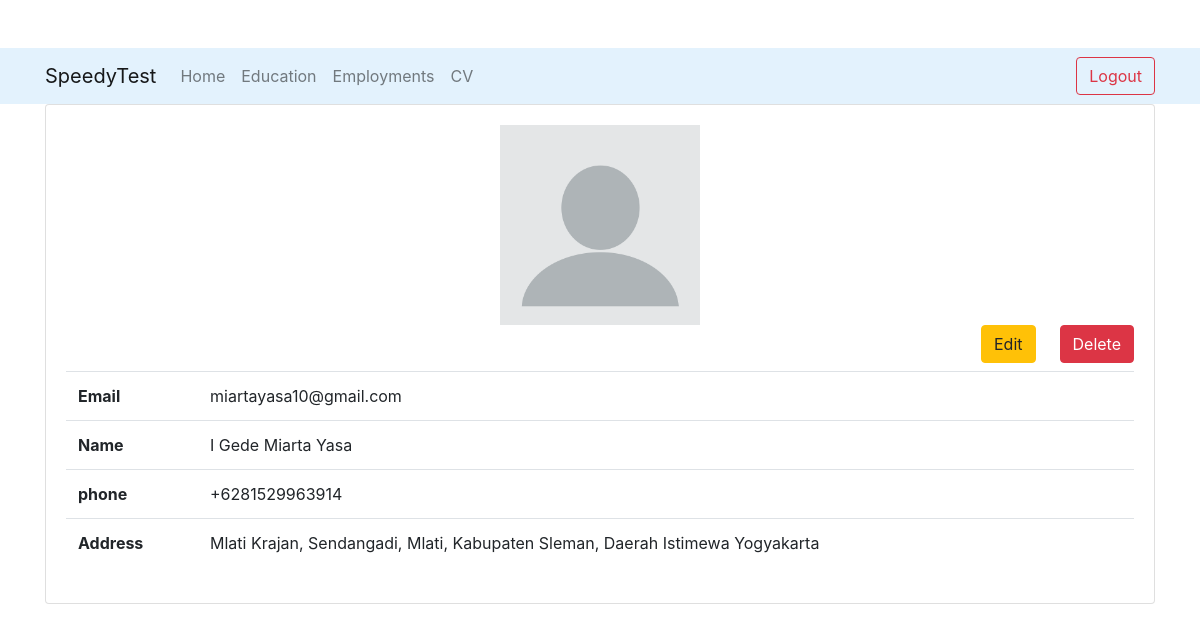
Screenshot of /public/home (signed in) with the database file from the repository.
### tables this page shows
CREATE TABLE `users` (
  `id` int(11) NOT NULL,
  `email` varchar(255) NOT NULL,
  `password` varchar(225) NOT NULL,
  `name` varchar(255) NOT NULL,
  `address` varchar(255) NOT NULL,
  `phone` varchar(15) NOT NULL
);

### app/core/Controller.php (called while the page is built, shortened)
<?php
class Controller
{
    public function view($view, $data = [])
    {
        require_once '../app/views/' . $view . '.php';
    }
    public function model($model)
    {
        return new $model;
    }
}

### app/controllers/Home.php (called while the page is built, shortened)
<?php
class Home extends Controller
{
    public function index()
    {
        $data['judul'] = 'Home';
        $data['user'] = $this->model('User_model')->getUser();
        $this->view('templates/header', $data);
        $this->view('templates/nav');
        $this->view('user/home', $data);
        $this->view('templates/footer');
    }
}

### app/core/App.php (called while the page is built, shortened)
<?php
class App
{
    protected $method = 'index';
    protected $params = [];
    public function __construct()
    {
        $this->controller = new $this->controller;
        call_user_func_array([$this->controller, $this->method], $this->params);
    }
}

### public/index.php (called while the page is built, shortened)
<?php
$app = new App;

### app/core/Database.php (called while the page is built, shortened)
<?php
class Database
{
    private $host = DB_HOST;
    private $user = DB_USER;
    private $pass = DB_PASS;
    private $db_name = DB_NAME;
    private $dbh;
    private $stmt;
    public function __construct()
    {
        $dsn = 'mysql:host=' . $this->host . ';dbname=' . $this->db_name;
        $option = [
            PDO::ATTR_PERSISTENT => true,
            PDO::ATTR_ERRMODE => PDO::ERRMODE_EXCEPTION
        ];
        try {
            $this->dbh = new PDO($dsn, $this->user, $this->pass, $option);
        } catch (PDOException $e) {
            die($e->getMessage());
        }
    }
    public function query($query)
    {
        $this->stmt = $this->dbh->prepare($query);
    }
    public function execute()
    {
        $this->stmt->execute();
    }
    public function result()
    {
        $this->execute();
        return $this->stmt->fetch(PDO::FETCH_ASSOC);
    }
}

### app/models/User_model.php (called while the page is built, shortened)
<?php
class User_model
{
    private $db;
    public function __construct()
    {
        $this->db = new Database;
    }
    public function getUser()
    {
        $id = $_SESSION['userdata']['id'];
        $this->db->query("SELECT * FROM users WHERE id = $id");
        return $this->db->result();
    }
}

### app/views/user/home.php (the view, shortened to what this page needs)
<div class="container">
    <div class="card">
        <div class="card-body">
            <img src="<?= base_url . '/img/profile.png' ?>" width=200 alt="" class="mx-auto d-block">
            <a href="<?= base_url . '/home/user_del/' . $_SESSION['userdata']['id'] ?>" class="btn btn-danger float-right ml-4" onclick="return confirm('Yakin Hapus?, Hapus data user berarti seluaruh record akan hilang dari sistem')"> Delete</a>
            <a href="" data-id="<?= $_SESSION['userdata']['id'] ?>" class="btn btn-warning float-right edit-user mb-2" data-toggle="modal" data-target="#edit_data"><i class="fas fa-edit"></i> Edit</a>
            <table class="table mt-4">
                <tbody>
                    <tr>
                        <th scope="row">Email</th>
                        <td><?= $data['user']['email'] ?></td>
                    </tr>
                    <tr>
                        <th scope="row">Name</th>
                        <td><?= $data['user']['name'] ?></td>
                    </tr>
                    <tr>
                        <th scope="row">phone</th>
                        <td><?= $data['user']['phone'] ?></td>
                    </tr>
                    <tr>
                        <th scope="row">Address</th>
                        <td><?= $data['user']['address'] ?></td>
                    </tr>
                </tbody>
            </table>
        </div>
    </div>
</div>

### app/views/templates/header.php (shortened to what this page needs)
<!DOCTYPE html>
<html lang="en">
<head>
    <link rel="stylesheet" href="<?= base_url ?>/css/bootstrap.min.css">
</head>
<body>

### app/views/templates/nav.php (shortened to what this page needs)
<nav class=" mt-5 navbar navbar-light navbar-expand-lg" style="background-color: #e3f2fd;">
    <div class="container">
        <a class=" navbar-brand" href="">SpeedyTest</a>
        <div class="collapse navbar-collapse" id="navbarText">
            <ul class="navbar-nav mr-auto">
                <li class="nav-item  ">
                    <a class="nav-link" href="<?= base_url ?>/home">Home</a>
                </li>
                <li class="nav-item ">
                    <a class="nav-link" href="<?= base_url ?>/home/education">Education</a>
                </li>
                <li class="nav-item ">
                    <a class="nav-link" href="<?= base_url ?>/home/employment">Employments</a>
                </li>
                <li class="nav-item ">
                    <a class="nav-link" href="<?= base_url ?>/home/cv">CV</a>
                </li>
            </ul>
            <a href="<?= base_url . '/login/logout' ?>" class="btn btn-outline-danger my-2 my-sm-0">Logout</a>
        </div>
    </div>
</nav>

### app/views/templates/footer.php (shortened to what this page needs)
</body>
</html>

### rows the page displays
users: email "miartayasa10@gmail.com", name "I Gede Miarta Yasa", phone "+6281529963914", address "Mlati Krajan, Sendangadi, Mlati, Kabupaten Sleman, Daerah Istimewa Yogyakarta"
